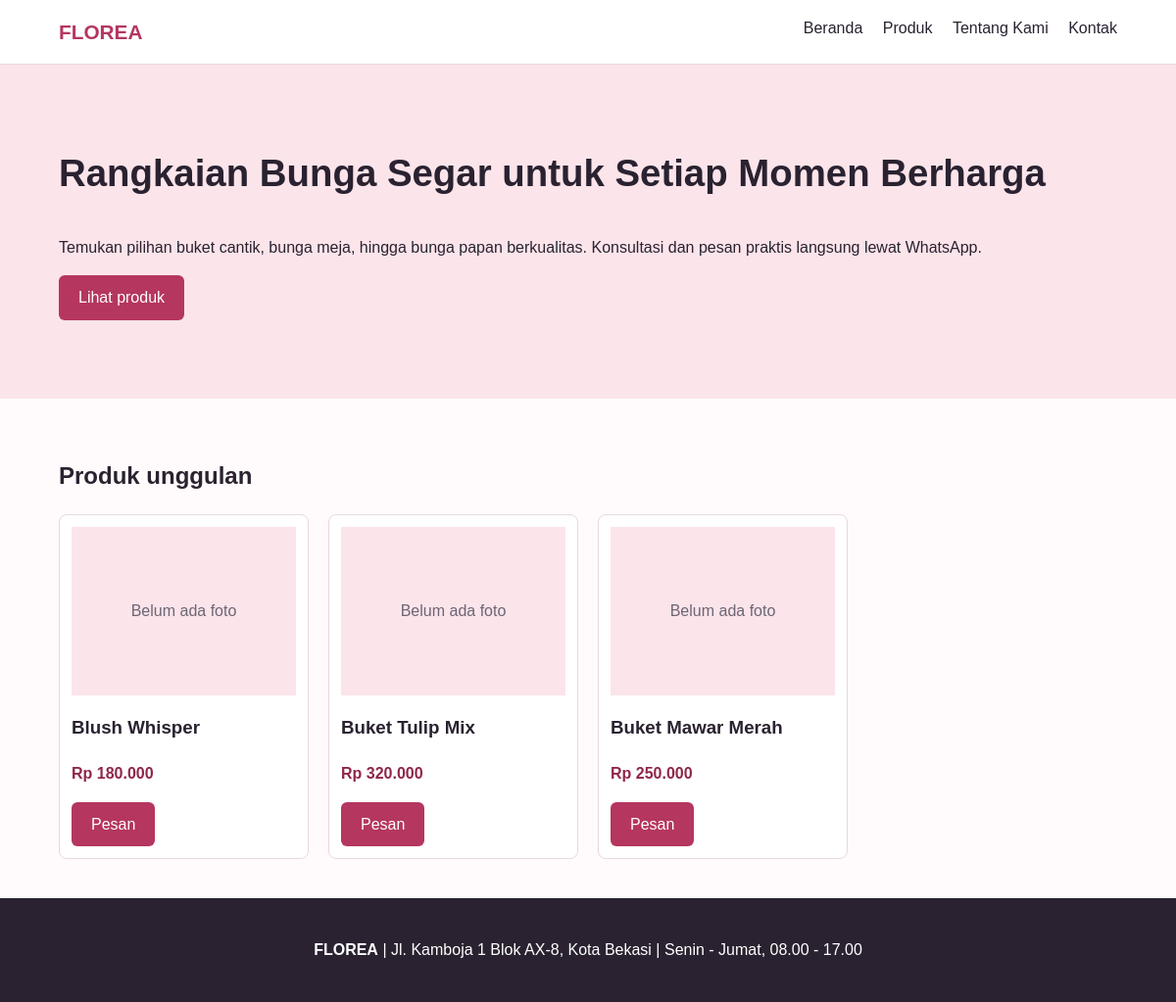
The page / on the database its author committed.
### tables this page shows
CREATE TABLE produk (
  id_produk INT AUTO_INCREMENT PRIMARY KEY,
  id_kategori INT NOT NULL,
  nama_produk VARCHAR(100) NOT NULL,
  deskripsi TEXT,
  harga INT NOT NULL,
  gambar VARCHAR(255),
  unggulan TINYINT(1) DEFAULT 0,
  FOREIGN KEY (id_kategori) REFERENCES kategori(id_kategori)
);

### index.php (the view, shortened to what this page needs)
<?php
include 'header.php';
$unggulan = $conn->query("SELECT * FROM produk WHERE unggulan = 1 ORDER BY id_produk DESC LIMIT 4");
?>
<section class="hero">
  <h1>Rangkaian Bunga Segar untuk Setiap Momen Berharga</h1>
  <p>Temukan pilihan buket cantik, bunga meja, hingga bunga papan berkualitas. Konsultasi dan pesan praktis langsung lewat WhatsApp.</p>
  <a class="btn" href="produk.php">Lihat produk</a>
</section>
<section>
  <h2>Produk unggulan</h2>
  <div class="grid">
    <?php while ($p = $unggulan->fetch_assoc()): ?>
      <div class="card">
        <?= foto($p['gambar']) ?>
        <h3><?= e($p['nama_produk']) ?></h3>
        <p class="harga"><?= rupiah($p['harga']) ?></p>
        <a class="btn" href="<?= wa($p['nama_produk']) ?>" target="_blank">Pesan</a>
      </div>
    <?php endwhile; ?>
  </div>
</section>
<?php include 'footer.php'; ?>

### koneksi.php (shortened to what this page needs)
<?php
$no_wa     = '6285183311724';
function e($teks) { return htmlspecialchars((string)$teks); }
function rupiah($n) { return 'Rp ' . number_format($n, 0, ',', '.'); }
function wa($produk = '') {
    global $no_wa;
    return 'https://wa.me/' . $no_wa . '?text=' . urlencode('Halo, saya mau pesan ' . $produk);
}
function foto($gambar, $prefix = '') {
    return $gambar ? "<img src='{$prefix}uploads/" . e($gambar) . "' alt=''>" : "<div class='kosong'>Belum ada foto</div>";
}

### style.css (style rules this page uses)
* { box-sizing: border-box; }
body { margin: 0; font-family: Arial, sans-serif; color: #2a2230; background: #fffafb; line-height: 1.6; }
a { color: #b5365f; }
img, .kosong { width: 100%; aspect-ratio: 4/3; object-fit: cover; display: block; }
.kosong { background: #fbe4ea; display: flex; align-items: center; justify-content: center; color: #6d6574; }
section, main.teks { padding: 40px 5vw; }
.hero { background: #fbe4ea; padding: 80px 5vw; }
.hero h1 { font-size: 2.4rem; margin-top: 0; }
.btn { display: inline-block; background: #b5365f; color: #fff; padding: 10px 20px; border: 0; border-radius: 6px; text-decoration: none; cursor: pointer; font-size: 1rem; }
.grid { display: grid; grid-template-columns: repeat(auto-fill, minmax(220px, 1fr)); gap: 20px; }
.card { background: #fff; border: 1px solid #ead8de; border-radius: 8px; padding: 12px; }
.harga { font-weight: bold; color: #8f2748; }

### rows shown on the page
produk: nama_produk "Blush Whisper", harga "Rp 180.000"
produk: nama_produk "Buket Tulip Mix", harga "Rp 320.000"
produk: nama_produk "Buket Mawar Merah", harga "Rp 250.000"

### other values the page prints
$nama_toko "FLOREA"
$alamat "Jl. Kamboja 1 Blok AX-8, Kota Bekasi"
$jam_buka "Senin - Jumat, 08.00 - 17.00"
